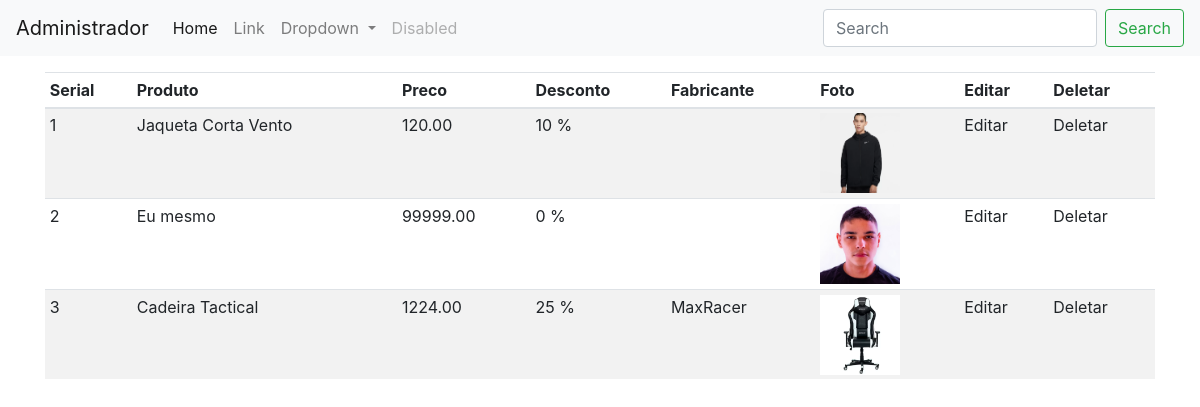
The page /admin (signed in) on the database its author committed.
### shop/products/models.py (models this page shows, shortened)
class Produtos(db.Model):
    id = db.Column(db.Integer, primary_key=True)
    name = db.Column(db.String(80), nullable=False)
    price = db.Column(db.Numeric(10,2), nullable=False)
    discount = db.Column(db.Integer, default=0)
    stock = db.Column(db.Integer, nullable=False)
    colors = db.Column(db.Text, nullable=False)
    description = db.Column(db.Text, nullable=False)
    pub_date = db.Column(db.DateTime, nullable=False, default=datetime.utcnow)
    marca_id = db.Column(db.Integer, db.ForeignKey('marcas.id'), nullable=False)
    marca = db.relationship('Marcas', backref=db.backref('marcas', lazy=True))
    categoria_id = db.Column(db.Integer, db.ForeignKey('categorias.id'), nullable=False)
    categoria = db.relationship('Categorias', backref=db.backref('categorias', lazy=True))
    img1 = db.Column(db.String(150), nullable=False, default="image.jpeg")
    img2 = db.Column(db.String(150), nullable=False, default="image.jpeg")
    img3 = db.Column(db.String(150), nullable=False, default="image.jpeg")

class Marcas(db.Model):
    id = db.Column(db.Integer, primary_key=True)
    name = db.Column(db.String(30), nullable=False, unique=True)

### shop/admin/routes.py (the view)
@app.route('/admin')
def admin():
    if 'email' not in session:
        flash(f'Por favor, faça o login antes.', 'success')
        return redirect(url_for('login'))
    produtos = Produtos.query.all()
    return render_template("admin/index.html", produtos=produtos, title='Página Administrativa')

### shop/templates/admin/index.html (shortened to what this page needs)
{% extends 'layouts.html' %}
{% block content %}
<nav class="navbar navbar-expand-lg navbar-light bg-light">
  <a class="navbar-brand" href="#">Administrador</a>
  <div class="collapse navbar-collapse" id="navbarSupportedContent">
    <ul class="navbar-nav mr-auto">
      <li class="nav-item active">
        <a class="nav-link" href="#">Home <span class="sr-only">(current)</span></a>
      </li>
      <li class="nav-item">
        <a class="nav-link" href="#">Link</a>
      </li>
      <li class="nav-item dropdown">
        <a class="nav-link dropdown-toggle" href="#" id="navbarDropdown" role="button" data-toggle="dropdown" aria-haspopup="true" aria-expanded="false">
          Dropdown
        </a>
      </li>
      <li class="nav-item">
        <a class="nav-link disabled" href="#">Disabled</a>
      </li>
    </ul>
    <form class="form-inline my-2 my-lg-0">
      <input class="form-control mr-sm-2" type="search" placeholder="Search" aria-label="Search">
      <button class="btn btn-outline-success my-2 my-sm-0" type="submit">Search</button>
    </form>
  </div>
</nav>
<div class="container mt-3">
  <table class="table table-sm table-striped">
    <thead>
      <th>Serial</th>
      <th>Produto</th>
      <th>Preco</th>
      <th>Desconto</th>
      <th>Fabricante</th>
      <th>Foto</th>
      <th>Editar</th>
      <th>Deletar</th>
    </thead>
    <tbody>
      {% for produto in produtos %}
      <tr>
        <td>{{loop.index}}</td>
        <td>{{produto.name}}</td>
        <td>{{produto.price}}</td>
        <td>{{produto.discount}} %</td>
        <td>{{produto.marca.name}}</td>
        <td><img src="{{url_for('static', filename='images/' + produto.img1)}}" width="80" height="80"></td>
        <td>Editar</td>
        <td>Deletar</td>
      </tr>
    {% endfor %}
  </tbody>
</table>
</div>
{% endblock content %}

### shop/static/css/dark-mode.css (style rules this page uses)
body { color: #fff; background-color: #222; }
a { color: #ff0; }
.btn { color: #fff; background-color: #444; }

### rows shown on the page
Produtos: name "Jaqueta Corta Vento", price "120.00", discount "10", img1 (picture)
Produtos: name "Eu mesmo", price "99999.00", discount "0", img1 (picture)
Produtos: name "Cadeira Tactical", price "1224.00", discount "25", marca.name "MaxRacer", img1 (picture)
